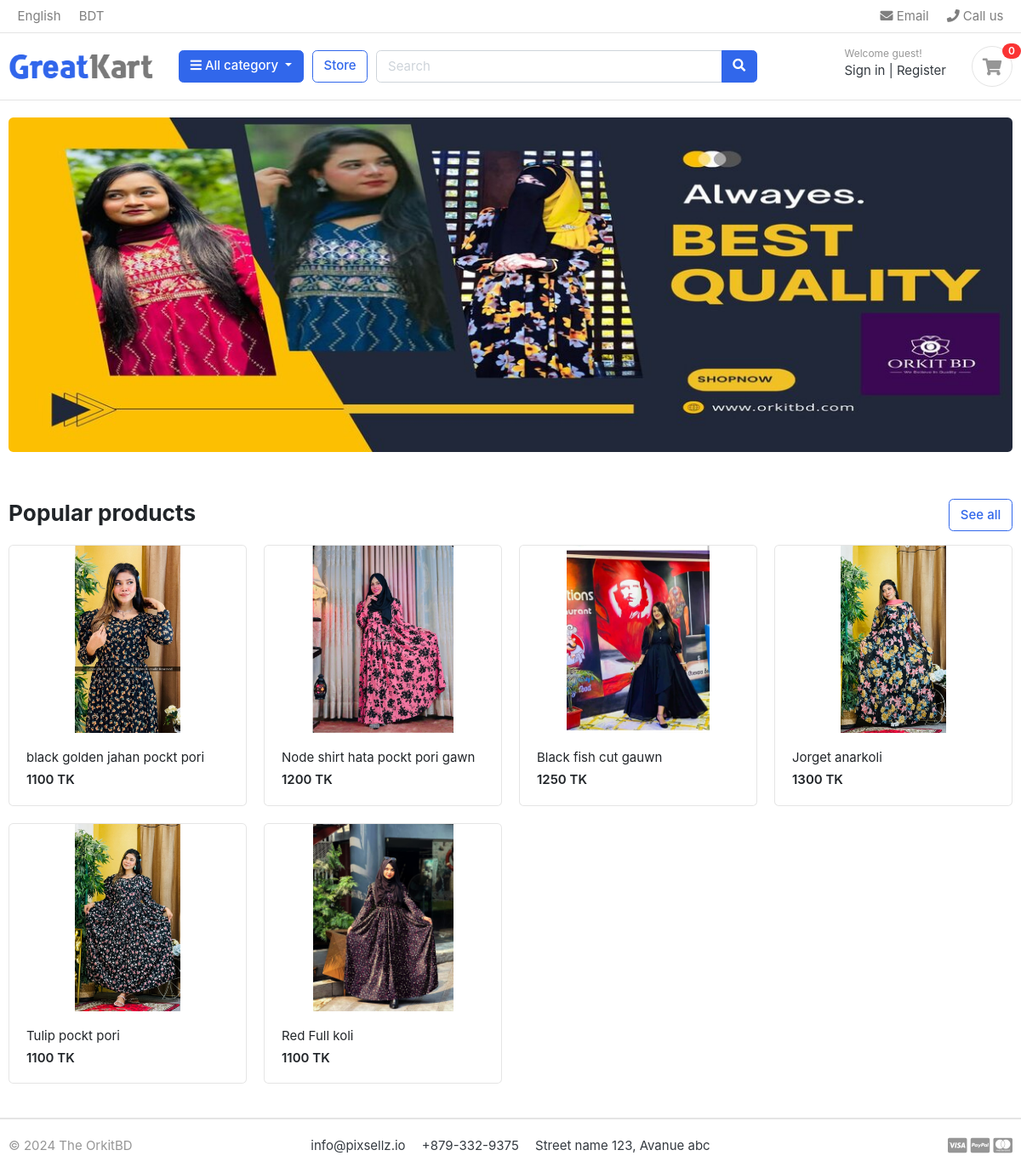
The app's page /, older data.
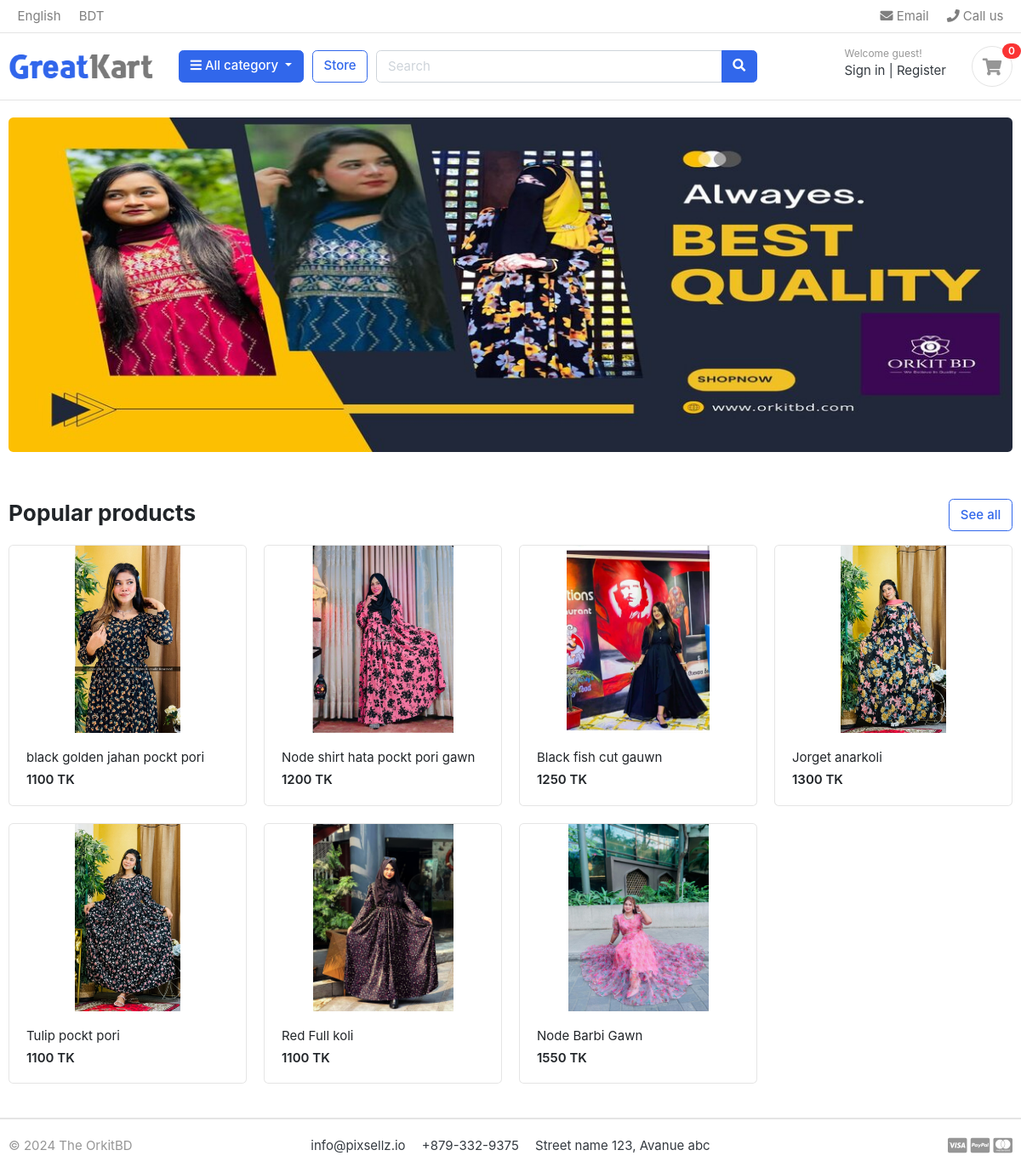
The same page, newer data.
### store/models.py (models this page shows, shortened)
class Product (models.Model):
    product_name = models.CharField(max_length=100,unique=True)
    slug  = models.SlugField(max_length=100,unique=True)
    description = models.CharField(max_length=1000,unique=True)
    price = models.IntegerField()
    images = models.ImageField(upload_to='photos/products')
    stock = models.IntegerField()
    is_avilable = models.BooleanField(default=True)
    category = models.ForeignKey(Category,on_delete=models.CASCADE)
    created_date = models.DateTimeField(auto_now=True)
    modified_date = models.DateTimeField(auto_now=True)
    def get_url(self):
        return reverse('product_detail',args=[self.category.slug, self.slug])

### theorkit/viwes.py (the view)
# urls.py: path('',home,name='home'),
def home(request):
    products =  Product.objects.all().filter(is_avilable=True)
    context = {
        'products' : products,
    }
    return render(request,'home.html',context)

### carts/context_processors.py (called while the page is built)
def counter(request):
    cart_count =0
    if 'admin' in request.path:
        return()
    else:
        try:
            cart = Cart.objects.get(cart_id = _cart_id(request))
            cart_items = CartItem.objects.filter(cart=cart, is_active = True)
            for cart_item in cart_items:
                cart_count += cart_item.quantity
        except:
            cart_count = 0;
    return dict(cart_count=cart_count)

### carts/views.py (called while the page is built)
def _cart_id(request):
    cart = request.session.session_key
    if not cart :
        cart = request.session.create()
    return cart

### category/context_processors.py (called while the page is built)
def menu_links(request):
    links = Category.objects.all()
    return dict(links=links)

### category/models.py (called while the page is built)
    def get_url(self):
        return reverse('products_by_category',args=[self.slug])

### templates/home.html
{% extends "base.html" %}
{% load static %}
{% block content %}
<section class="section-intro padding-y-sm">
<div class="container">
<div class="intro-banner-wrap">
	<img  src="{% static 'images/banners/cover.jpg' %}" class="img-fluid rounded">
</div>
</div>
</section>
<section class="section-name padding-y-sm">
<div class="container">
<header class="section-heading">
	<a href="{%url 'store'%}" class="btn btn-outline-primary float-right">See all</a>
	<h3 class="section-title">Popular products</h3>
</header>
<div class="row">
	{% for product in products %}
	<div class="col-md-3">
		<div class="card card-product-grid">
			<a href="{{ product.get_url }}" class="img-wrap"> <img src="{{product.images.url }}"> </a>
			<figcaption class="info-wrap">
				<a href="{{ product.get_url }}" class="title">{{product.product_name}}</a>
				<div class="price mt-1"> {{product.price}} TK</div>
			</figcaption>
		</div>
	</div>
	{% endfor %}
</div>
</div>
</section>
{% endblock %}

Row changes from the older to the newer data that the page shows:
added Product: images (picture), product_name "Node Barbi Gawn", price "1550"
